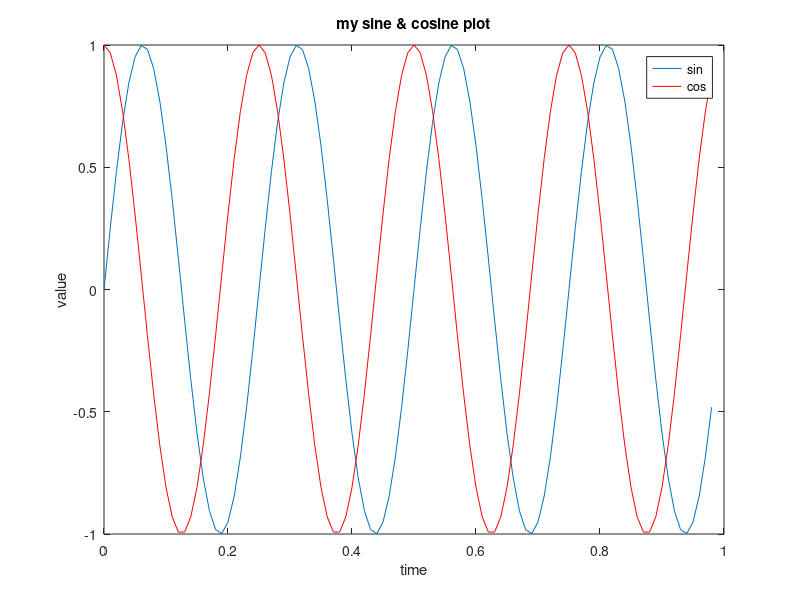

The MATLAB script that drew this image:
% Let t be the numbers going from 0 to 0.98, with 0.01 steps
t = [0:0.01:0.98];
% Generate sine graph
y1 = sin(2*pi*4*t);
plot(t, y1)
waitforbuttonpress()
close
% Generate cosine graph
y2 = cos(2*pi*4*t);
plot(t, y2)
waitforbuttonpress()
close

% Generate two graphs on top of each other
plot(t, y1);
hold on;
plot(t, y2, 'r'); % in red
xlabel('time')
ylabel('value')
legend('sin', 'cos')
title('my sine & cosine plot')
print -dpng 'sine-cosine-plot.png'
waitforbuttonpress()
close

